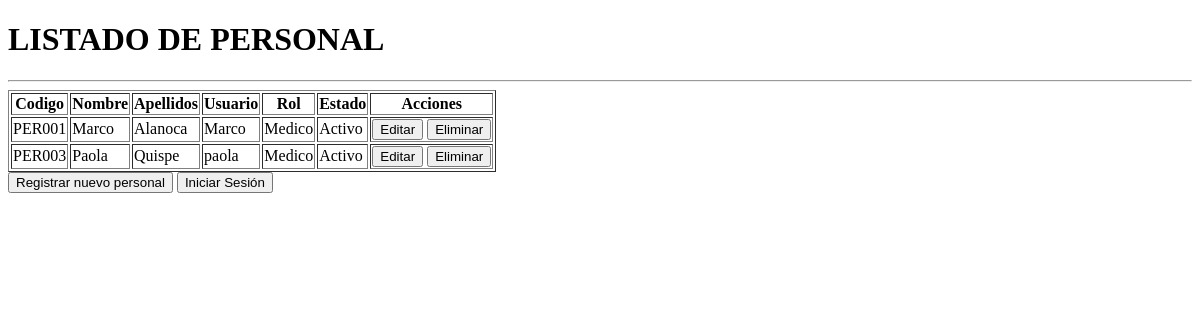
The app's page /listar_personal, older data.
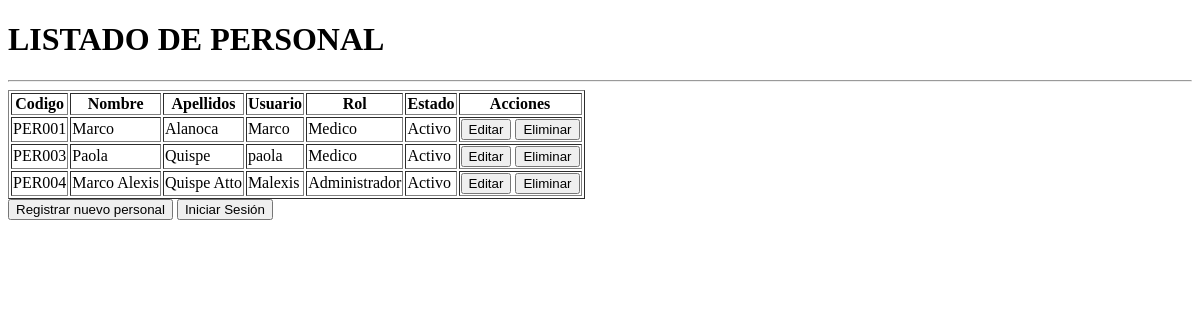
The same page, newer data.
### models/usuario.py (models this page shows)
class Usuario(db.Model):
    __tablename__ = 'usuario'
    usuario_id = db.Column(db.Integer,primary_key=True)
    nombre_usuario = db.Column(db.String(50),unique=True,nullable=False)
    password = db.Column(db.String(255),nullable=False)
    estado = db.Column(db.Boolean,default=True)
    rol_id = db.Column(db.Integer,db.ForeignKey('rol.rol_id'))
    CodPersonal = db.Column(db.Integer,db.ForeignKey('personal.CodPersonal'),nullable=False)
    rol = db.relationship('Rol')
    personal = db.relationship('Personal')

### models/personal.py (models this page shows)
class Personal(db.Model):
    __tablename__ = 'personal'
    CodPersonal = db.Column(db.Integer, primary_key=True)
    Nombre = db.Column(db.String(100), nullable=False)
    Apellidos = db.Column(db.String(100), nullable=False)
    Telefono = db.Column(db.String(20))
    Estado = db.Column(db.String(20), default='Activo')

### models/rol.py (models this page shows, shortened)
class Rol(db.Model):
    __tablename__ = 'rol'
    rol_id = db.Column(db.Integer,primary_key=True)
    nombre_rol = db.Column(db.String(50),unique=True,nullable=False)

### controllers/personal_controller.py (the view)
@personal_bp.route('/listar_personal')
def listar_personal():
    lista_usuarios = Usuario.query.filter_by(estado=True).all()
    return render_template('listar_personal.html',lista_personal=lista_usuarios)

### templates/listar_personal.html (shortened to what this page needs)
<!DOCTYPE html>
<html lang="es">
<head>
</head>
<body>
    <h1>LISTADO DE PERSONAL</h1>
    <hr>
    <table border="1">
        <tr>
            <th>Codigo</th>
            <th>Nombre</th>
            <th>Apellidos</th>
            <th>Usuario</th>
            <th>Rol</th>
            <th>Estado</th>
            <th>Acciones</th>
        </tr>
        {% for usuario in lista_personal %}
        <tr>
            <td>PER{{ "%03d"|format(usuario.personal.CodPersonal) }}</td>
            <td>{{ usuario.personal.Nombre }}</td>
            <td>{{ usuario.personal.Apellidos }}</td>
            <td>{{ usuario.nombre_usuario }}</td>
            <td>{{ usuario.rol.nombre_rol}}</td>
            <td>{{ usuario.personal.Estado }}</td>
            <td>
                <a href="/editar_personal/{{ usuario.personal.CodPersonal }}">
                    <button>Editar</button></a>
                <a href="/eliminar_personal/{{ usuario.personal.CodPersonal }}"
                    onclick="return confirm('¿Esta seguro de desactivar este personal?')">
                    <button>Eliminar</button></a>
            </td>
        </tr>
        {% endfor %}
    </table>
    <a href="/registrar_personal"><button type="button">Registrar nuevo personal</button></a>
    <a href="/login"><button>Iniciar Sesión</button></a>
</body>
</html>

Row changes from the older to the newer data that the page shows:
added Usuario: personal.Nombre "Marco Alexis", personal.Apellidos "Quispe Atto", nombre_usuario "Malexis", rol.nombre_rol "Administrador", personal.Estado "Activo"
added Personal: personal.CodPersonal "004"
